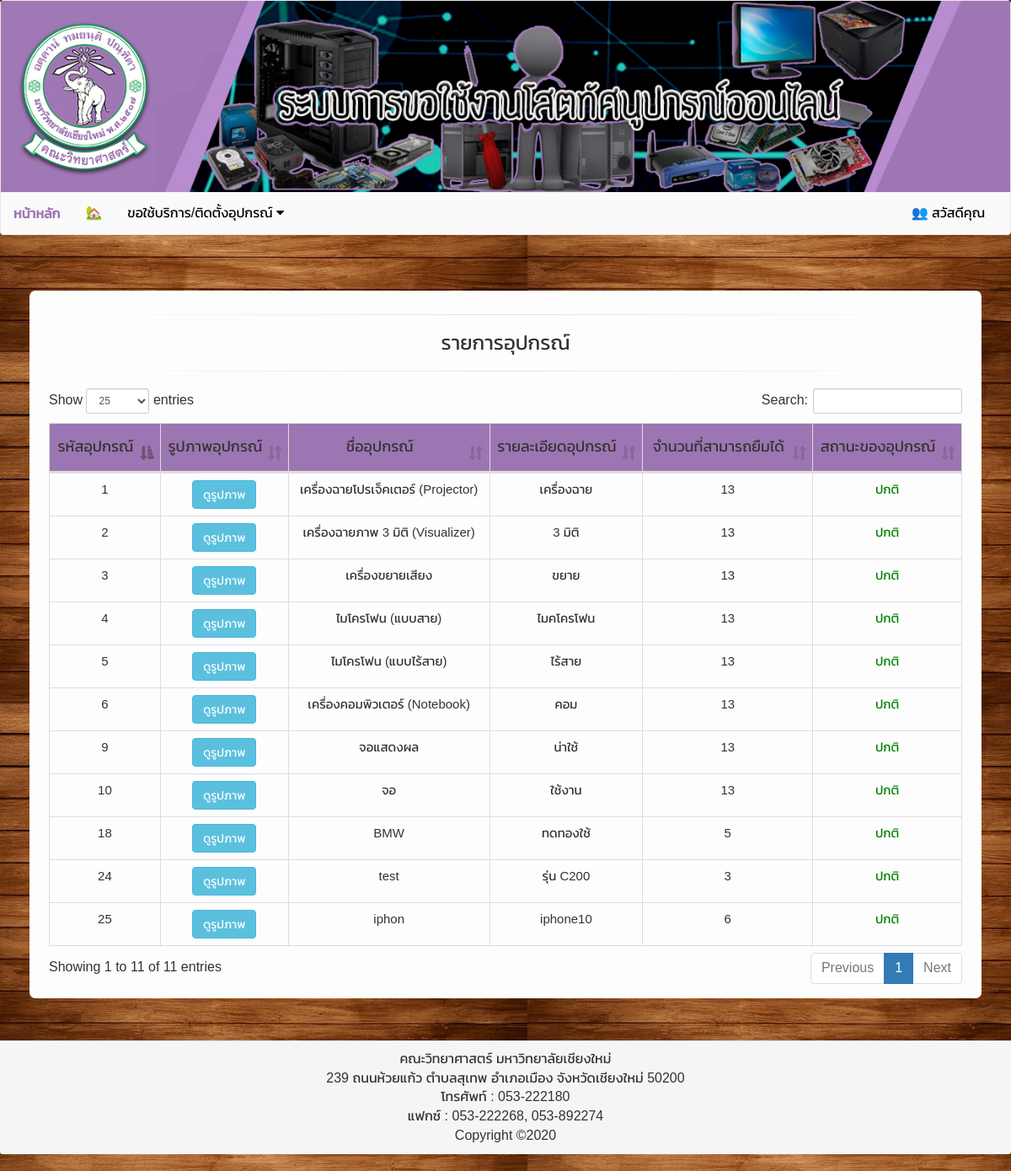
The app's page / (signed in) with its own data.
### tables this page shows
CREATE TABLE `tb_equipment` (
  `equipment_id` int(11) NOT NULL,
  `equipment_photo` varchar(50) NOT NULL COMMENT 'รูปภาพอุปกรณ์',
  `equipment_name` varchar(255) NOT NULL COMMENT 'ชื่ออุปกรณ์',
  `equipment_number` varchar(20) NOT NULL COMMENT 'จำนวนอุปกรณ์',
  `status_id` int(11) NOT NULL COMMENT 'สถานะของอุปกรณ์',
  `dur_id` varchar(100) NOT NULL COMMENT 'ไอดีพัสดุ',
  `equipment_detail` varchar(255) NOT NULL,
  `equipment_balance` varchar(20) NOT NULL COMMENT 'วัสดุคงเหลือ'
);

### main.php (the view, shortened to what this page needs)
<!doctype html>
<html>
<head>
<link rel="stylesheet" href="css/jquery.fancybox.min.css" media="screen">
</head>
<body>
<div class="row bg">
    <div class="col-lg-12">
	<hr>
	   <h3 align="center">รายการอุปกรณ์</h3>
	<hr>
<div class="table-responsive">
<table class="table table-hover table-bordered" id="example">
<thead style="background-color: #9c76b3">
 <tr>
 <th><h4>รหัสอุปกรณ์</h4></th>
 <th><h4>รูปภาพอุปกรณ์</h4></th>
 <th><h4>ชื่ออุปกรณ์</h4></th>
 <th><h4>รายละเอียดอุปกรณ์</h4></th>
 <th><h4>จำนวนที่สามารถยืมได้</h4></th>
 <th><h4>สถานะของอุปกรณ์</h4></th>
 </tr>
</thead>
<tbody>
<?php
$sql="select * from tb_equipment inner join tb_status where tb_equipment.status_id=tb_status.status_id and  tb_status.status_id=1";
$result=$db->query($sql);
while($row=$result->fetch_array(MYSQLI_BOTH)){
?>
 <tr>
 <td><?=$row["equipment_id"]?></td>
 <td>
	 <a href="admin/equipment_img/<?=$row['equipment_photo'];?>" title="<?=$row['equipment_name'];?>" rel="ligthbox" class="fancybox btn btn-info">ดูรูปภาพ</a>
 </td>
 <td><?=$row["equipment_name"]?></td>
 <td><?=$row["equipment_detail"]?></td>
 <td><?=$row["equipment_balance"]?></td>
<?php
if($row["status_id"] == "1"){
echo "<td><span style='color:green'>ปกติ</span></td>";
}else if($row["status_id"] == "2"){
echo "<td><span style='color:red'>ใช้งานไม่ได้</span></td>";
}else{
echo "<td><span style='color:red'>ข้อมูลไม่แน่ชัด</span></td>";
}
?>
<?php } ?>
 </tr>
</tbody>
</table>
</div>
      </div>
   </div>
</body>
</html>

### css/dataTables.main.css (style rules this page uses)
table.dataTable { clear:both;margin-top:6px !important;margin-bottom:6px !important;max-width:none !important;border-collapse:separate !important }
table.dataTable td,table.dataTable th { -webkit-box-sizing:content-box;-moz-box-sizing:content-box;box-sizing:content-box }
table.dataTable thead>tr>th.sorting_asc,table.dataTable thead>tr>th.sorting_desc,table.dataTable thead>tr>th.sorting,table.dataTable thead>tr>td.sorting_asc,table.dataTable thead>tr>td.sorting_desc,table.dataTable thead>tr>td.sorting { padding-right:30px }
table.dataTable thead .sorting,table.dataTable thead .sorting_asc,table.dataTable thead .sorting_desc,table.dataTable thead .sorting_asc_disabled,table.dataTable thead .sorting_desc_disabled { cursor:pointer;position:relative }
table.dataTable thead .sorting:after,table.dataTable thead .sorting_asc:after,table.dataTable thead .sorting_desc:after,table.dataTable thead .sorting_asc_disabled:after,table.dataTable thead .sorting_desc_disabled:after { position:absolute;bottom:8px;right:8px;display:block;font-family:'Glyphicons Halflings';opacity:0.5 }
table.dataTable thead .sorting:after { opacity:0.2;content:"\e150" }
table.dataTable thead .sorting_asc:after { content:"\e155" }
table.table-bordered.dataTable th,table.table-bordered.dataTable td { border-left-width:0 }
table.table-bordered.dataTable th:last-child,table.table-bordered.dataTable th:last-child,table.table-bordered.dataTable td:last-child,table.table-bordered.dataTable td:last-child { border-right-width:0 }
table.table-bordered.dataTable tbody th,table.table-bordered.dataTable tbody td { border-bottom-width:0 }

### css/style.css (style rules this page uses)
body,header,font,a,th { font-family: 'Kanit', sans-serif; font-size: 16px; }
th { text-align: center; font-size: 16px; }
td { text-align: center; font-size: 15px; }
tbody { background-color:#FDFDFD; }
.bg { border-radius: 7px; background-color: #FDFDFD; border: 3px solid #FFFFFF; padding: 5px; }
hr { border: 0; height: 1px; background-image: linear-gradient(to right, rgba(0, 0, 0, 0), rgba(0, 0, 0, 0.10), rgba(0, 0, 0, 0)); }

### index.php (style rules this page uses)
body { background: url("img/bg.jpg"); background-color: transparent; padding-bottom: 20px; }

### records on screen
tb_equipment: equipment_id "1", equipment_name "เครื่องฉายโปรเจ็คเตอร์ (Projector)", equipment_detail "เครื่องฉาย", equipment_balance "13"
tb_equipment: equipment_id "2", equipment_name "เครื่องฉายภาพ 3 มิติ (Visualizer)", equipment_detail "3 มิติ", equipment_balance "13"
tb_equipment: equipment_id "3", equipment_name "เครื่องขยายเสียง", equipment_detail "ขยาย", equipment_balance "13"
tb_equipment: equipment_id "4", equipment_name "ไมโครโฟน (แบบสาย)", equipment_detail "ไมคโครโฟน", equipment_balance "13"
tb_equipment: equipment_id "5", equipment_name "ไมโครโฟน (แบบไร้สาย)", equipment_detail "ไร้สาย", equipment_balance "13"
tb_equipment: equipment_id "6", equipment_name "เครื่องคอมพิวเตอร์ (Notebook)", equipment_detail "คอม", equipment_balance "13"
tb_equipment: equipment_id "9", equipment_name "จอแสดงผล", equipment_detail "น่าใช้", equipment_balance "13"
tb_equipment: equipment_id "10", equipment_name "จอ", equipment_detail "ใช้งาน", equipment_balance "13"
tb_equipment: equipment_id "18", equipment_name "BMW", equipment_detail "ทดทองใช้", equipment_balance "5"
tb_equipment: equipment_id "24", equipment_name "test", equipment_detail "รุ่น C200", equipment_balance "3"
tb_equipment: equipment_id "25", equipment_name "iphon", equipment_detail "iphone10", equipment_balance "6"
